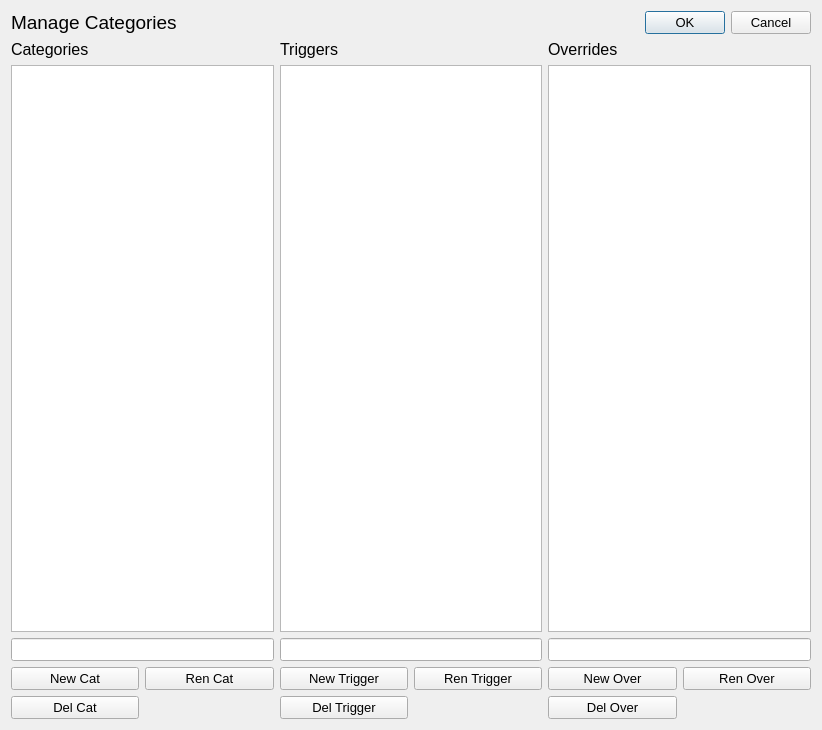
<?xml version="1.0" encoding="UTF-8"?>
<ui version="4.0">
 <class>ManageCategoriesDialog</class>
 <widget class="QDialog" name="ManageCategoriesDialog">
  <property name="geometry">
   <rect>
    <x>0</x>
    <y>0</y>
    <width>822</width>
    <height>730</height>
   </rect>
  </property>
  <property name="sizePolicy">
   <sizepolicy hsizetype="MinimumExpanding" vsizetype="MinimumExpanding">
    <horstretch>1</horstretch>
    <verstretch>1</verstretch>
   </sizepolicy>
  </property>
  <property name="windowTitle">
   <string>Dialog</string>
  </property>
  <layout class="QVBoxLayout" name="verticalLayout" stretch="0,1,0">
   <item>
    <layout class="QHBoxLayout" name="horizontalLayout" stretch="0,1,0">
     <item>
      <widget class="QLabel" name="label">
       <property name="font">
        <font>
         <pointsize>14</pointsize>
        </font>
       </property>
       <property name="text">
        <string>Manage Categories</string>
       </property>
      </widget>
     </item>
     <item>
      <spacer name="horizontalSpacer">
       <property name="orientation">
        <enum>Qt::Horizontal</enum>
       </property>
       <property name="sizeHint" stdset="0">
        <size>
         <width>40</width>
         <height>20</height>
        </size>
       </property>
      </spacer>
     </item>
     <item>
      <widget class="QDialogButtonBox" name="buttonBox">
       <property name="sizePolicy">
        <sizepolicy hsizetype="Expanding" vsizetype="Expanding">
         <horstretch>1</horstretch>
         <verstretch>0</verstretch>
        </sizepolicy>
       </property>
       <property name="font">
        <font>
         <pointsize>10</pointsize>
        </font>
       </property>
       <property name="layoutDirection">
        <enum>Qt::LeftToRight</enum>
       </property>
       <property name="orientation">
        <enum>Qt::Horizontal</enum>
       </property>
       <property name="standardButtons">
        <set>QDialogButtonBox::Cancel|QDialogButtonBox::Ok</set>
       </property>
      </widget>
     </item>
    </layout>
   </item>
   <item>
    <layout class="QGridLayout" name="gridLayout">
     <item row="2" column="0">
      <widget class="QLineEdit" name="edtCategory">
       <property name="font">
        <font>
         <pointsize>10</pointsize>
        </font>
       </property>
      </widget>
     </item>
     <item row="1" column="2">
      <widget class="QListWidget" name="listOverrides">
       <property name="font">
        <font>
         <pointsize>10</pointsize>
        </font>
       </property>
       <property name="sortingEnabled">
        <bool>true</bool>
       </property>
      </widget>
     </item>
     <item row="0" column="1">
      <widget class="QLabel" name="label_4">
       <property name="font">
        <font>
         <pointsize>12</pointsize>
        </font>
       </property>
       <property name="text">
        <string>Triggers</string>
       </property>
      </widget>
     </item>
     <item row="0" column="2">
      <widget class="QLabel" name="label_2">
       <property name="font">
        <font>
         <pointsize>12</pointsize>
        </font>
       </property>
       <property name="text">
        <string>Overrides</string>
       </property>
      </widget>
     </item>
     <item row="2" column="1">
      <widget class="QLineEdit" name="edtTrigger">
       <property name="font">
        <font>
         <pointsize>10</pointsize>
        </font>
       </property>
      </widget>
     </item>
     <item row="0" column="0">
      <widget class="QLabel" name="label_3">
       <property name="font">
        <font>
         <pointsize>12</pointsize>
        </font>
       </property>
       <property name="text">
        <string>Categories</string>
       </property>
      </widget>
     </item>
     <item row="1" column="1">
      <widget class="QListWidget" name="listTriggers">
       <property name="font">
        <font>
         <pointsize>10</pointsize>
        </font>
       </property>
       <property name="sortingEnabled">
        <bool>true</bool>
       </property>
      </widget>
     </item>
     <item row="2" column="2">
      <widget class="QLineEdit" name="edtOverride">
       <property name="font">
        <font>
         <pointsize>10</pointsize>
        </font>
       </property>
      </widget>
     </item>
     <item row="1" column="0">
      <widget class="QListWidget" name="listCategories">
       <property name="font">
        <font>
         <pointsize>10</pointsize>
        </font>
       </property>
       <property name="sortingEnabled">
        <bool>true</bool>
       </property>
      </widget>
     </item>
    </layout>
   </item>
   <item>
    <layout class="QGridLayout" name="gridLayout_2" rowstretch="1,1" columnstretch="1,1,1,1,1,1">
     <property name="sizeConstraint">
      <enum>QLayout::SetNoConstraint</enum>
     </property>
     <item row="0" column="0">
      <widget class="QPushButton" name="btnNewCategory">
       <property name="font">
        <font>
         <pointsize>10</pointsize>
        </font>
       </property>
       <property name="text">
        <string>New Cat</string>
       </property>
      </widget>
     </item>
     <item row="0" column="1">
      <widget class="QPushButton" name="btnRenameCategory">
       <property name="font">
        <font>
         <pointsize>10</pointsize>
        </font>
       </property>
       <property name="text">
        <string>Ren Cat</string>
       </property>
      </widget>
     </item>
     <item row="0" column="2">
      <widget class="QPushButton" name="btnNewTrigger">
       <property name="font">
        <font>
         <pointsize>10</pointsize>
        </font>
       </property>
       <property name="text">
        <string>New Trigger</string>
       </property>
      </widget>
     </item>
     <item row="0" column="3">
      <widget class="QPushButton" name="btnRenameTrigger">
       <property name="font">
        <font>
         <pointsize>10</pointsize>
        </font>
       </property>
       <property name="text">
        <string>Ren Trigger</string>
       </property>
      </widget>
     </item>
     <item row="0" column="4">
      <widget class="QPushButton" name="btnNewOverride">
       <property name="font">
        <font>
         <pointsize>10</pointsize>
        </font>
       </property>
       <property name="text">
        <string>New Over</string>
       </property>
      </widget>
     </item>
     <item row="0" column="5">
      <widget class="QPushButton" name="btnRenameOverride">
       <property name="font">
        <font>
         <pointsize>10</pointsize>
        </font>
       </property>
       <property name="text">
        <string>Ren Over</string>
       </property>
      </widget>
     </item>
     <item row="1" column="0">
      <widget class="QPushButton" name="btnDeleteCategory">
       <property name="font">
        <font>
         <pointsize>10</pointsize>
        </font>
       </property>
       <property name="text">
        <string>Del Cat</string>
       </property>
      </widget>
     </item>
     <item row="1" column="2">
      <widget class="QPushButton" name="btnDeleteTrigger">
       <property name="font">
        <font>
         <pointsize>10</pointsize>
        </font>
       </property>
       <property name="text">
        <string>Del Trigger</string>
       </property>
      </widget>
     </item>
     <item row="1" column="4">
      <widget class="QPushButton" name="btnDeleteOverride">
       <property name="font">
        <font>
         <pointsize>10</pointsize>
        </font>
       </property>
       <property name="text">
        <string>Del Over</string>
       </property>
      </widget>
     </item>
    </layout>
   </item>
  </layout>
 </widget>
 <resources/>
 <connections>
  <connection>
   <sender>buttonBox</sender>
   <signal>accepted()</signal>
   <receiver>ManageCategoriesDialog</receiver>
   <slot>accept()</slot>
   <hints>
    <hint type="sourcelabel">
     <x>248</x>
     <y>254</y>
    </hint>
    <hint type="destinationlabel">
     <x>157</x>
     <y>274</y>
    </hint>
   </hints>
  </connection>
  <connection>
   <sender>buttonBox</sender>
   <signal>rejected()</signal>
   <receiver>ManageCategoriesDialog</receiver>
   <slot>reject()</slot>
   <hints>
    <hint type="sourcelabel">
     <x>316</x>
     <y>260</y>
    </hint>
    <hint type="destinationlabel">
     <x>286</x>
     <y>274</y>
    </hint>
   </hints>
  </connection>
 </connections>
</ui>
